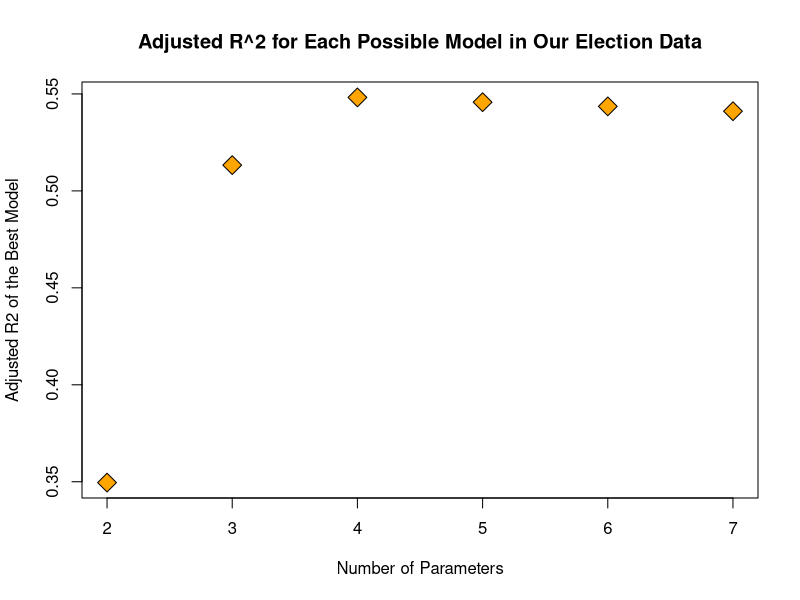
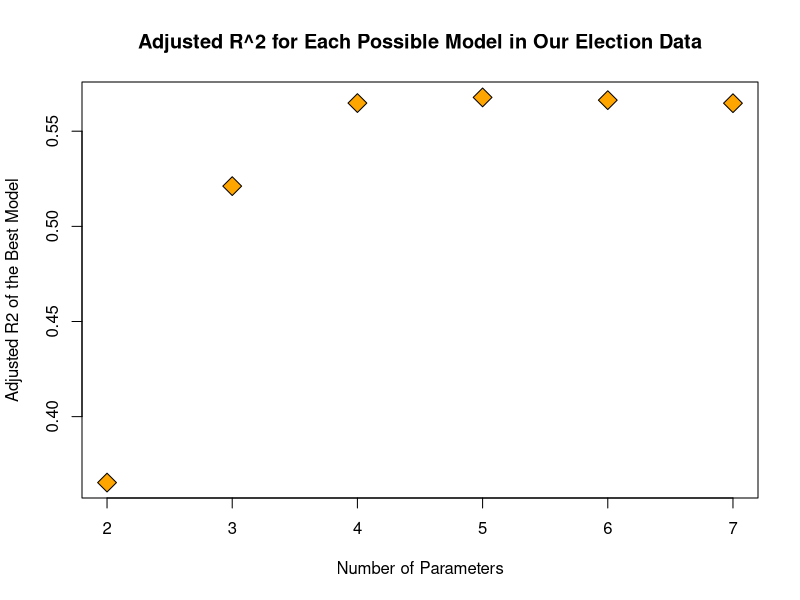

Write the R code that produced these figures, in order. (Note: this script raises an error after producing the figures.)
#YCL created this code script
#HJ reviewed and revised this code script
#YCL is ultimately responsible for this code script

library(leaps)
library(MASS)
library(caret)
data_raw=read.csv("data_cleaned.csv")[,-c(1,2)] ##data is from datacleaning

names(data_raw)=tolower(names(data_raw))
data_raw$weight=data_raw$weight*0.45359237
data_raw$height=data_raw$height*2.54

smp_size <- floor(0.75 * nrow(data_raw))
set.seed(333)
train_ind <- sample(seq_len(nrow(data_raw)), size = smp_size)
data_train <- data_raw[train_ind, ]
data_test <- data_raw[-train_ind, ]

## model 1

name_model1=(names(data_raw)[-1])[c(2,3,4)]
name_set=t(combn(name_model1,2))
name_set_paste=paste(paste(name_set[,1],name_set[,2],sep=":"),collapse = "+")
name_set_paste2=paste(name_model1,collapse = "+")
fmla=as.formula(paste("bodyfat~",name_set_paste2,"+",name_set_paste,sep=""))

### train test
lm_election=lm(fmla,data=data_train)


X <- model.matrix(lm_election)[,-1]
election.leaps <- leaps(X, data_train$bodyfat, nbest=1, method='adjr2')

best.model.adjr2 <- election.leaps$which[which.max(election.leaps$adjr2),]
a=colnames(X)[best.model.adjr2]

plot(election.leaps$size, election.leaps$adjr2, pch=23, bg='orange', cex=2, 
     xlab="Number of Parameters", ylab="Adjusted R2 of the Best Model",
     main="Adjusted R^2 for Each Possible Model in Our Election Data")

fmla_model1=as.formula(paste("bodyfat~",paste(a,collapse = "+"),sep=""))

model1=lm(fmla_model1,data_train)
sqrt(sum(model1$residuals^2)/183) ## RMSE on training set
pre1=predict(model1,data_test[-1])
res1=(pre1-data_test[1])
sqrt(sum(res1^2)/61) ### RMSE on test data


### full model1

lm_election=lm(fmla,data=data_raw)


X <- model.matrix(lm_election)[,-1]
election.leaps <- leaps(X, data_raw$bodyfat, nbest=1, method='adjr2')

best.model.adjr2 <- election.leaps$which[which.max(election.leaps$adjr2),]
a=colnames(X)[best.model.adjr2]

plot(election.leaps$size, election.leaps$adjr2, pch=23, bg='orange', cex=2, 
     xlab="Number of Parameters", ylab="Adjusted R2 of the Best Model",
     main="Adjusted R^2 for Each Possible Model in Our Election Data")

fmla_model1=as.formula(paste("bodyfat~",paste(a,collapse = "+"),sep=""))

model1=lm(fmla_model1,data_raw)
sqrt(sum(model1$residuals^2)/244) ## RMSE on data set
model1_coefficients=data.frame(vairable=c(names(model1$coefficients)),coefficients=model1$coefficients)
row.names(model1_coefficients)=c()
write.csv(model1_coefficients,"../image/model1.csv")

 ## model2

name_model2=(names(data_raw)[-1])[c(2,3,4,7,9,15)]
name_set=t(combn(name_model2,2))
name_set_paste=paste(paste(name_set[,1],name_set[,2],sep=":"),collapse = "+")
name_set_paste2=paste(name_model2,collapse = "+")
fmla=as.formula(paste("bodyfat~",name_set_paste2,"+",name_set_paste,sep=""))

### train test
lm_election=lm(fmla,data=data_train)



X <- model.matrix(lm_election)[,-1]
election.leaps <- leaps(X, data_train$bodyfat, nbest=1, method='adjr2')

best.model.adjr2 <- election.leaps$which[which.max(election.leaps$adjr2),]
a=colnames(X)[best.model.adjr2]

plot(election.leaps$size, election.leaps$adjr2, pch=23, bg='orange', cex=2, 
     xlab="Number of Parameters", ylab="Adjusted R2 of the Best Model",
     main="Adjusted R^2 for Each Possible Model in Our Election Data")

fmla_model2=as.formula(paste("bodyfat~",paste(a,collapse = "+"),sep=""))


model2=lm(fmla_model2,data_train)
sqrt(sum(model2$residuals^2)/183) ## RMSE on training set
pre2=predict(model2,data_test[-1])
res2=(pre2-data_test[1])
sqrt(sum(res2^2)/61) ### RMSE on test data

### full model2
lm_election=lm(fmla,data=data_raw)

X <- model.matrix(lm_election)[,-1]
election.leaps <- leaps(X, data_raw$bodyfat, nbest=1, method='adjr2')

best.model.adjr2 <- election.leaps$which[which.max(election.leaps$adjr2),]
a=colnames(X)[best.model.adjr2]

plot(election.leaps$size, election.leaps$adjr2, pch=23, bg='orange', cex=2, 
     xlab="Number of Parameters", ylab="Adjusted R2 of the Best Model",
     main="Adjusted R^2 for Each Possible Model in Our Election Data")

fmla_model2=as.formula(paste("bodyfat~",paste(a,collapse = "+"),sep=""))

model2=lm(fmla_model2,data_raw)
sqrt(sum(model2$residuals^2)/244) ## RMSE on data set
model2_coefficients=data.frame(vairable=c(names(model2$coefficients)),coefficients=model2$coefficients)
row.names(model2_coefficients)=c()
write.csv(model2_coefficients,"../image/model2.csv")

## model3
name_model3=(names(data_raw)[-1])[2:15]
name_set=t(combn(name_model3,2))
name_set_paste=paste(paste(name_set[,1],name_set[,2],sep=":"),collapse = "+")
name_set_paste2=paste(name_model3,collapse = "+")
fmla=as.formula(paste("bodyfat~",name_set_paste2,"+",name_set_paste,sep=""))

### train and test
train.control <- trainControl(method = "cv", number = 10)
# Train the model
step.model <- train(fmla, data = data_train,
                    method = "leapBackward", 
                    tuneGrid = data.frame(nvmax = 1:106),
                    trControl = train.control
)

names(coef(step.model$finalModel, step.model$bestTune[[1]]))
model3=lm(bodyfat~height:forearm+forearm:wrist+abdomen:height+abdomen+age:ankle+age:wrist+ankle:wrist,data_train)
sqrt(sum(model3$residuals^2)/183) ## RMSE on training set
pre3=predict(model3,data_test[-1])
res3=(pre3-data_test[1])
sqrt(sum(res3^2)/61) ### RMSE on test data

### full model
step.model <- train(fmla, data = data_raw,
                    method = "leapBackward", 
                    tuneGrid = data.frame(nvmax = 1:106),
                    trControl = train.control
)
step.model$bestTune ## the best nvmax
names(coef(step.model$finalModel,step.model$bestTune[[1]]))
model3=lm(bodyfat~height:hip+hip+abdomen:neck+neck:hip+height:forearm+forearm:wrist,data_raw)
sqrt(sum(model3$residuals^2)/244) ## RMSE on data set
model3_coefficients=data.frame(vairable=c(names(model3$coefficients)),coefficients=model3$coefficients)
row.names(model3_coefficients)=c()
write.csv(model3_coefficients,"../image/model3.csv")

### diagnostics
qqnorm(model1$residuals, main="Q-Q Plot for Model1")
qqnorm(model2$residuals,main="Q-Q Plot for Model2")
qqnorm(model3$residuals,main="Q-Q Plot for Model3")
plot(model1$residuals,main="Model1")
plot(model2$residuals,main="Model2")
plot(model3$residuals,main="Model3")
plot(model1$fitted.values,model1$residuals,main="Residuals vs Fitted Model1")
plot(model2$fitted.values,model2$residuals,main="Residuals vs Fitted Model2")
plot(model3$fitted.values,model3$residuals,main="Residuals vs Fitted Model3")
